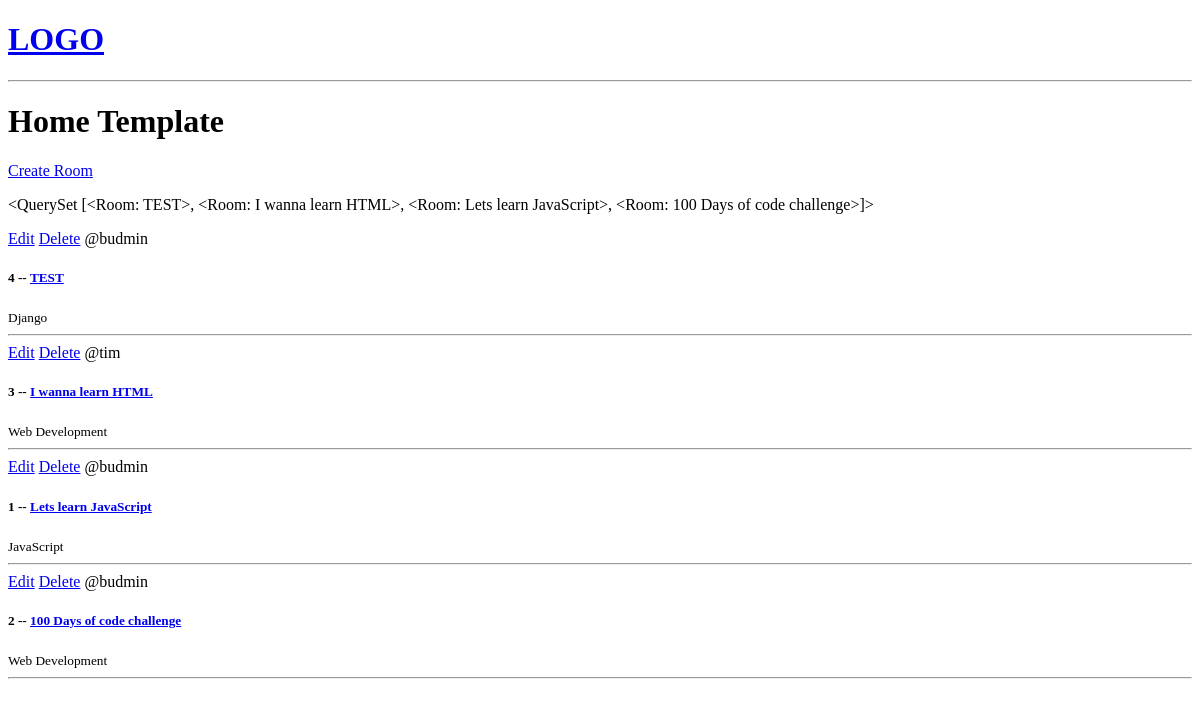
The app's page /, older data.
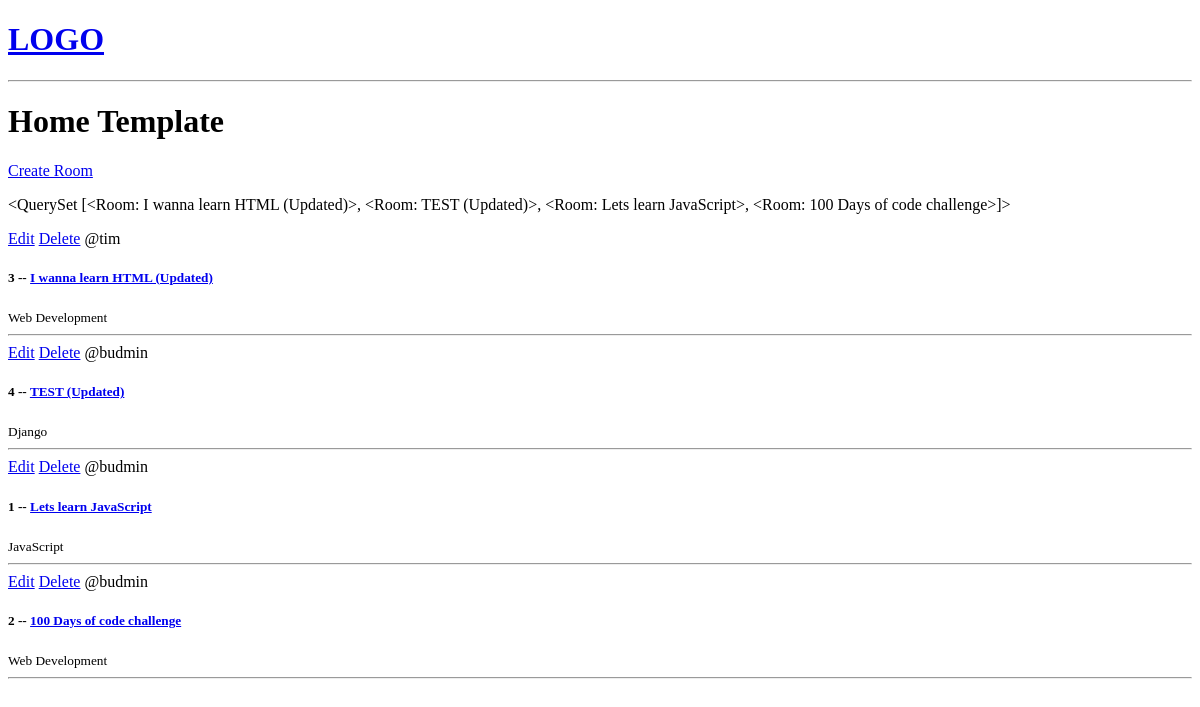
The same page, newer data.
### base/models.py (models this page shows, shortened)
class Room(models.Model):
    host =  models.ForeignKey(User, on_delete=models.SET_NULL, null=True) # One host/User can have lots of Rooms whereas a room can have only one host
    topic = models.ForeignKey(Topic, on_delete=models.SET_NULL, null=True) # One Topic can have many rooms, so each room should point / connect to a specific topic
    name = models.CharField(max_length=200)
    description = models.TextField(null=True, blank=True) # null value is allowed
    updated = models.DateTimeField(auto_now=True)        # Takes a snapshot on everytime we save this item.
    created = models.DateTimeField(auto_now_add=True)    # Only takes a time stamp when we FIRST save or create this instance!
    class Meta:
        ordering = ['-updated', '-created']             # Order the rooms in Descending Ording (top to bottom) first by updated field and then by created field - so newest updated room will be first!
    def __str__(self):
        return self.name

class Topic(models.Model):
    name = models.CharField(max_length=200)

### base/views.py (the view)
# urls.py: path('', views.home, name="home"),
def home(request):
    rooms = Room.objects.all() # objects is the model Manager! A python way to communicate with the models / DB - query the DB for all objects
    context = {'rooms': rooms}
    return render(request, 'base/home.html', context)

### base/templates/base/home.html (shortened to what this page needs)
{% extends "main.html" %}
{% block content %}
<h1> Home Template </h1>
<div>
    <a href="{% url 'create-room' %}"> Create Room</a>
    <div>
        <p> {{rooms}}</p>
        {% for room in rooms %}
        <div>
            <a href="{% url 'update-room' room.id %}">Edit</a>
            <a href="{% url 'delete-room' room.id %}">Delete</a>
            <span> @{{room.host.username}} </span>
            <h5> {{room.id}} -- <a href="{% url 'room' room.id %}">{{room.name}}</a> </h5>
            <small> {{room.topic.name}} </small>
            <hr>
        </div>
        {%endfor%}
    </div>
</div>
{% endblock content %}

Row changes from the older to the newer data that the page shows:
changed Room "tim": name "I wanna learn HTML" → "I wanna learn HTML (Updated)"; moves up the list
changed Room "Django": name "TEST" → "TEST (Updated)"
Text that changed along with them:
{{ rooms }}: "<QuerySet [<Room: TEST>, <Room: I wanna learn HTML>, <Room: Lets learn JavaScript>, <Room: 100 Days of code challenge>]>" → "<QuerySet [<Room: I wanna learn HTML (Updated)>, <Room: TEST (Updated)>, <Room: Lets learn JavaScript>, <Room: 100 Days of code challenge>]>"
